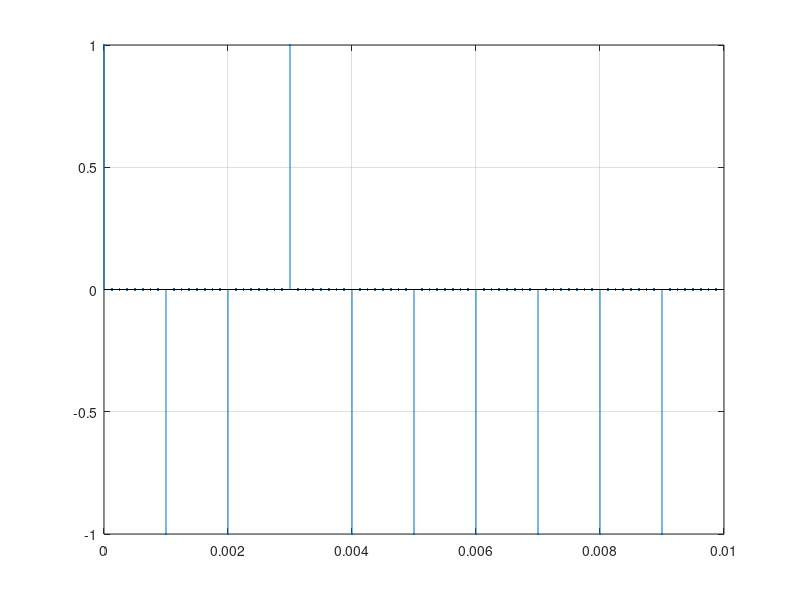

Write MATLAB code to recreate this figure. (Note: this script raises an error after producing the figure.)
clear 

Ts=1e-3;% 1 ms
sps = 8;
T_sample=Ts/sps;          % sps samples in each symbol duration
F_sample=1/T_sample; 

num_symbols = 10;
bits = randi([0, 1],1, num_symbols); %Our data to be transmitted, 1's and 0's
x = [];
t=(0:sps*num_symbols-1)*T_sample;
for bit=bits
    pulse = zeros(1,sps);
    pulse(1) = bit*2-1; %set the first value to either a 1 or -1
    x = [x, pulse]; %add the 8 samples to the signal
end
figure(1)
stem(t, x, '.-')
grid on 


% Create our root-raised-cosine filter
filtlen = 10;      % Filter length in symbols
rolloff = 0.25;    % Filter rolloff factor
h = rcosdesign(rolloff,filtlen,sps);
num_taps=length(h);
figure(2)
plot(h, '.')
grid on

% Filter our signal, in order to apply the pulse shaping
x_shaped = conv(x, h);
t=(0:length(x_shaped)-1)*T_sample;
figure(3)
plot(t,x_shaped, 'b.-'); hold on

%% Receiver processing
x_received = conv(x_shaped, h);
t=(0:length(x_received)-1)*T_sample;
plot(t,x_received, 'r.-'); hold on

% Sample the signal at Ts, consider the delay in filter
nn=(0:num_symbols-1)*sps+(num_taps-1)+1;
X_sam=x_received(nn)
stem((nn-1)*T_sample,X_sam,'go',"filled");
% plt.grid(True)
% plt.show()

figure(4)
[pxx,f] = pspectrum(x_shaped, F_sample);
semilogy(f,pxx);grid on
